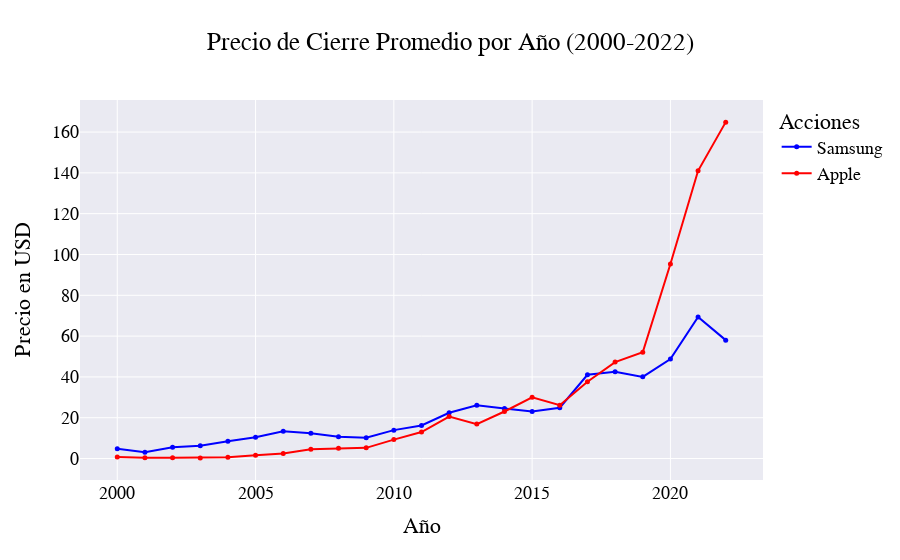

This figure's notebook cell:
### Code cell
samsung_yearly_close = samsung_df.groupby(samsung_df['date'].dt.year)['close'].mean()
apple_yearly_close = apple_df.groupby(apple_df['date'].dt.year)['close'].mean()
fig = go.Figure()

# Agregar la serie para Samsung
fig.add_trace(go.Scatter(
    x=samsung_yearly_close.index,
    y=samsung_yearly_close,
    mode='lines+markers',
    name='Samsung',
    line=dict(color='blue'),
    marker=dict(size=5)
))

# Agregar la serie para Apple
fig.add_trace(go.Scatter(
    x=apple_yearly_close.index,
    y=apple_yearly_close,
    mode='lines+markers',
    name='Apple',
    line=dict(color='red'),
    marker=dict(size=5)
))

# Personalizar el layout
fig.update_layout(
    title='Precio de Cierre Promedio por Año (2000-2022)',
    xaxis_title='Año',
    yaxis_title='Precio en USD',
    legend_title='Acciones',
    template='seaborn',
    font=dict(family='Microsoft New Tai Lue', size=18, color='black')
)

# Mostrar la figura
fig.show()

### Figure 1 — Plotly figure (JSON) as saved in the notebook; plotly's stock layout.template omitted (floating-point values rounded to 4 significant figures)
{"data": [{"line": {"color": "blue"}, "marker": {"size": 5}, "mode": "lines+markers", "name": "Samsung", "type": "scatter", "x": [2000, 2001, 2002, 2003, 2004, 2005, 2006, 2007, 2008, 2009, 2010, 2011, 2012, 2013, 2014, 2015, 2016, 2017, 2018, 2019, 2020, 2021, 2022], "y": [4.769, 3.112, 5.505, 6.257, 8.426, 10.49, 13.37, 12.43, 10.74, 10.25, 13.93, 16.18, 22.43, 26.15, 24.57, 23.05, 24.91, 41.07, 42.59, 40.03, 48.78, 69.36, 58.02]}, {"line": {"color": "red"}, "marker": {"size": 5}, "mode": "lines+markers", "name": "Apple", "type": "scatter", "x": [2000, 2001, 2002, 2003, 2004, 2005, 2006, 2007, 2008, 2009, 2010, 2011, 2012, 2013, 2014, 2015, 2016, 2017, 2018, 2019, 2020, 2021, 2022], "y": [0.8071, 0.3611, 0.3418, 0.3312, 0.6344, 1.667, 2.529, 4.581, 5.071, 5.243, 9.28, 13.0, 20.57, 16.88, 23.07, 30.01, 26.15, 37.64, 47.26, 52.06, 95.35, 141.0, 164.9]}], "layout": {"font": {"color": "black", "family": "Microsoft New Tai Lue", "size": 18}, "legend": {"title": {"text": "Acciones"}}, "title": {"text": "Precio de Cierre Promedio por Año (2000-2022)"}, "xaxis": {"title": {"text": "Año"}}, "yaxis": {"title": {"text": "Precio en USD"}}}}
